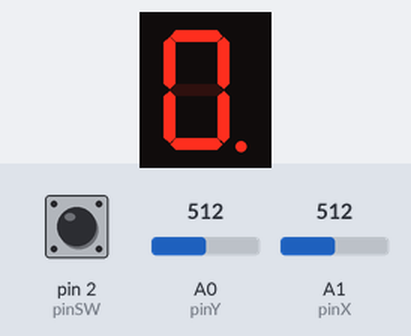
A sketch run on a simulated Arduino Uno, built with avr-gcc and run on an emulated ATmega328P. Parts: 1-digit seven-segment display. Wiring (inferred from the names in the program): 1-digit 7-segment display, segments lit when LOW: segments pin 10, pin 9, pin 8, pin 7, pin 6, pin 5, pin 4, pin 12. The inputs (shaded band) are chosen by the test bench; at power-on: A1 (pinX) = 512, pin 2 (pinSW) HIGH, A0 (pinY) = 512. The segment pins are drawn as the display they are named for.

Above: at 0.2 s.
At 0.9 s:
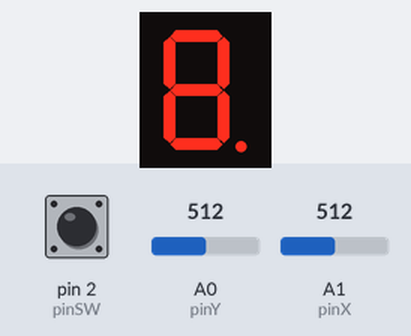
1.3 s: A1 (pinX) set to 390
At 1.5 s:
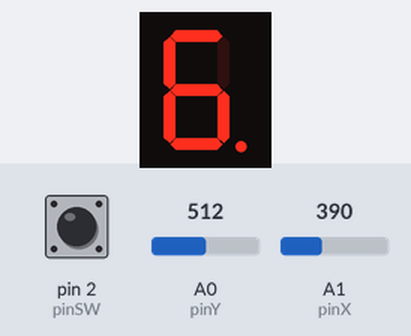
Timing chart, 0 to 4.3 s (numbered marks = the images above; inputs shaded):
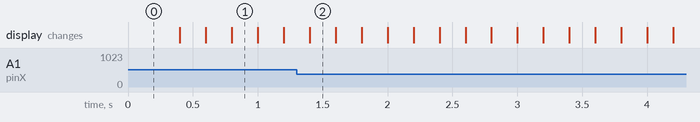

The sketch:

homework3.ino
```cpp
const int pinSW = 2;
const int pinY = A0;
const int pinX = A1;

const int pinA = 12;
const int pinB = 10;
const int pinC = 9;
const int pinD = 8;
const int pinE = 7;
const int pinF = 6;
const int pinG = 5;
const int pinDP = 4;
const int segSize = 8;

byte swState = HIGH;
byte lastSwState = HIGH;
const int resetTime = 2000;
unsigned long lastTimePressed = 0;

int xValue = 0;
int yValue = 0;
bool joyMoved = false;
int minThreshold = 400;
int maxThreshold = 600;

byte segments[segSize] = {
  pinA, pinB, pinC, pinD, pinE, pinF, pinG, pinDP
  // 0    1    2     3      4     5    6      7
};

byte ledState[segSize] = {
  LOW, LOW, LOW, LOW, LOW, LOW, LOW, LOW
};

#define UP 0
#define DOWN 1
#define LEFT 2
#define RIGHT 3
#define OOB 255 // out of bounds

int currentLed = 7; // dp
// un fel de hashmap care ne zice vecinul unui led intr-o anumita directie
byte neighbour[segSize][4] = {
  {OOB,   6,   5, 1  },       // a
  {  0,   6,   5, OOB},       // b
  {  6,   3,   4, 7  },       // c
  {  6, OOB,   4, 2  },       // d
  {  6,   3, OOB, 2  },       // e
  {  0,   6, OOB, 1  },       // f
  {  0,   3, OOB, OOB},       // g
  {OOB, OOB,   2, OOB},       // dp
};

const int blinkInterval = 200;
unsigned long lastTimeBlinked = 0;
byte blinkState = LOW;

void setup() {
  pinMode(pinSW, INPUT_PULLUP);
  pinMode(pinX, INPUT);
  pinMode(pinY, INPUT);

  for (int i = 0; i < segSize; i++) {
    pinMode(segments[i], OUTPUT);
  }
  digitalWrite(segments[currentLed], HIGH);
}

// in superLOOP citim valorile de pe joystick si le folosim pentru flow ul programului:
// intai afisam led urile care sunt activate, dupa blinkuim led ul curent, si updatam starea
// ledului curent si pozitia la care suntem, dupa verificam daca cineva tine apasat 2 sec sa stim
// daca dam restart
void loop() {
  xValue = analogRead(pinX);
  yValue = analogRead(pinY);
  swState = digitalRead(pinSW);

  showLeds();
  blink(currentLed);
  updateLedState(currentLed);
  updatePosition(xValue, yValue);
  checkForReset();
}

// aducem jocul in state ul initial (toate led urile off si led curent dp)
void checkForReset() {
  if (millis() - lastTimePressed >= resetTime && swState == LOW) {
    for (int i = 0; i < segSize; i++) {
      ledState[i] = LOW;
    }
    currentLed = 7; // dp
  }
}

// daca am apasat butonul de pe joystick, atunci schimbam starea ledului curent
void updateLedState(byte led) {
  if (swState != lastSwState && swState == LOW) {
    lastTimePressed = millis();
    ledState[led] = !ledState[led];
  }
  lastSwState = swState;
}

// verificam daca joysticku s-a miscat din pozitie de stat intr-o directie.
// daca da vedem in ce directie, si updatam ledul curent cu vecinul din directia
// unde era joysticku, daca era un vecin valid
void updatePosition(int x, int y) {
  if (x < minThreshold && !joyMoved) {        // LEFT
    joyMoved = true;
    if (neighbour[currentLed][LEFT] != OOB) {
      currentLed = neighbour[currentLed][LEFT];
    }
  }

  if (y < minThreshold && !joyMoved) {        // DOWN
    joyMoved = true;
    if (neighbour[currentLed][DOWN] != OOB) {
      currentLed = neighbour[currentLed][DOWN];
    }
  }

  if (y > maxThreshold && !joyMoved) {        // UP
    joyMoved = true;
    if (neighbour[currentLed][UP] != OOB) {
      currentLed = neighbour[currentLed][UP];
    }
  }

  if (x > maxThreshold && !joyMoved) {        // RIGHT
    joyMoved = true;
    if (neighbour[currentLed][RIGHT] != OOB) {
      currentLed = neighbour[currentLed][RIGHT];
    }
  }

  if (minThreshold < x && x < maxThreshold &&
      minThreshold < y && y < maxThreshold) {
    joyMoved = false;
  }
}

void showLeds() {
  for (int i = 0; i < segSize; i++) {
    if (i == currentLed) continue;
    digitalWrite(segments[i], ledState[i]);
  }
}

void blink(byte led) {
  if (millis() - lastTimeBlinked >= blinkInterval) {
    blinkState = !blinkState;
    lastTimeBlinked = millis();
    digitalWrite(segments[led], blinkState);
  }
}
```

Measured:
- after the input at 1.3 s, the display: changes after 0.10 s (image 2)
